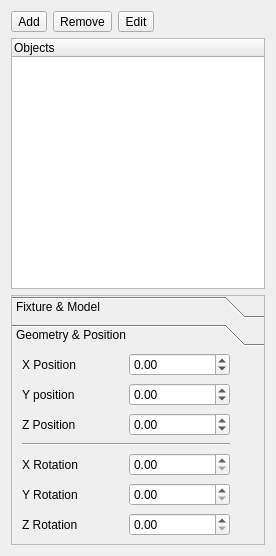
<?xml version="1.0" encoding="UTF-8"?>
<ui version="4.0">
 <class>ObjectsEditor</class>
 <widget class="QWidget" name="ObjectsEditor">
  <property name="geometry">
   <rect>
    <x>0</x>
    <y>0</y>
    <width>276</width>
    <height>556</height>
   </rect>
  </property>
  <property name="sizePolicy">
   <sizepolicy hsizetype="Preferred" vsizetype="Preferred">
    <horstretch>0</horstretch>
    <verstretch>0</verstretch>
   </sizepolicy>
  </property>
  <property name="windowTitle">
   <string>Form</string>
  </property>
  <layout class="QVBoxLayout" name="verticalLayout_2">
   <item>
    <layout class="QVBoxLayout" name="verticalLayout">
     <item>
      <layout class="QHBoxLayout" name="horizontalLayout">
       <item>
        <widget class="QToolButton" name="m_addButton">
         <property name="text">
          <string>Add</string>
         </property>
         <property name="iconSize">
          <size>
           <width>24</width>
           <height>24</height>
          </size>
         </property>
        </widget>
       </item>
       <item>
        <widget class="QToolButton" name="m_removeButton">
         <property name="text">
          <string>Remove</string>
         </property>
         <property name="iconSize">
          <size>
           <width>24</width>
           <height>24</height>
          </size>
         </property>
        </widget>
       </item>
       <item>
        <widget class="QToolButton" name="m_editButton">
         <property name="text">
          <string>Edit</string>
         </property>
         <property name="iconSize">
          <size>
           <width>24</width>
           <height>24</height>
          </size>
         </property>
        </widget>
       </item>
       <item>
        <spacer name="horizontalSpacer">
         <property name="orientation">
          <enum>Qt::Horizontal</enum>
         </property>
         <property name="sizeHint" stdset="0">
          <size>
           <width>40</width>
           <height>20</height>
          </size>
         </property>
        </spacer>
       </item>
      </layout>
     </item>
     <item>
      <widget class="QTreeWidget" name="m_objectsTree">
       <property name="sizePolicy">
        <sizepolicy hsizetype="Expanding" vsizetype="Expanding">
         <horstretch>0</horstretch>
         <verstretch>0</verstretch>
        </sizepolicy>
       </property>
       <property name="lineWidth">
        <number>2</number>
       </property>
       <property name="midLineWidth">
        <number>1</number>
       </property>
       <column>
        <property name="text">
         <string>Objects</string>
        </property>
       </column>
      </widget>
     </item>
     <item>
      <widget class="QToolBox" name="m_propsToolBox">
       <property name="frameShape">
        <enum>QFrame::StyledPanel</enum>
       </property>
       <property name="frameShadow">
        <enum>QFrame::Sunken</enum>
       </property>
       <property name="currentIndex">
        <number>1</number>
       </property>
       <widget class="QWidget" name="m_fixmodPage">
        <property name="geometry">
         <rect>
          <x>0</x>
          <y>0</y>
          <width>254</width>
          <height>190</height>
         </rect>
        </property>
        <attribute name="label">
         <string>Fixture &amp;&amp; Model</string>
        </attribute>
        <widget class="QWidget" name="layoutWidget">
         <property name="geometry">
          <rect>
           <x>10</x>
           <y>0</y>
           <width>208</width>
           <height>51</height>
          </rect>
         </property>
         <layout class="QGridLayout" name="gridLayout">
          <item row="1" column="1">
           <widget class="QLabel" name="m_modelNameLabel">
            <property name="sizePolicy">
             <sizepolicy hsizetype="Preferred" vsizetype="Fixed">
              <horstretch>0</horstretch>
              <verstretch>0</verstretch>
             </sizepolicy>
            </property>
            <property name="text">
             <string/>
            </property>
           </widget>
          </item>
          <item row="1" column="0">
           <widget class="QLabel" name="m_fixtureLabel">
            <property name="sizePolicy">
             <sizepolicy hsizetype="Preferred" vsizetype="Fixed">
              <horstretch>0</horstretch>
              <verstretch>0</verstretch>
             </sizepolicy>
            </property>
            <property name="text">
             <string>Fixture name:</string>
            </property>
           </widget>
          </item>
          <item row="0" column="0">
           <widget class="QLabel" name="m_modelLabel">
            <property name="sizePolicy">
             <sizepolicy hsizetype="Preferred" vsizetype="Fixed">
              <horstretch>0</horstretch>
              <verstretch>0</verstretch>
             </sizepolicy>
            </property>
            <property name="text">
             <string>Model Name:</string>
            </property>
           </widget>
          </item>
          <item row="0" column="1">
           <widget class="QLineEdit" name="m_modelNameEdit"/>
          </item>
         </layout>
        </widget>
       </widget>
       <widget class="QWidget" name="m_geoposPage">
        <property name="geometry">
         <rect>
          <x>0</x>
          <y>0</y>
          <width>254</width>
          <height>190</height>
         </rect>
        </property>
        <attribute name="label">
         <string>Geometry &amp;&amp; Position</string>
        </attribute>
        <widget class="QWidget" name="gridLayoutWidget">
         <property name="geometry">
          <rect>
           <x>10</x>
           <y>0</y>
           <width>208</width>
           <height>185</height>
          </rect>
         </property>
         <layout class="QGridLayout" name="gridLayout_2">
          <item row="1" column="0">
           <widget class="QLabel" name="m_yposLabel">
            <property name="text">
             <string>Y position</string>
            </property>
           </widget>
          </item>
          <item row="4" column="0">
           <widget class="QLabel" name="m_xrotationLabel">
            <property name="text">
             <string>X Rotation</string>
            </property>
           </widget>
          </item>
          <item row="2" column="0">
           <widget class="QLabel" name="m_zposLabel">
            <property name="text">
             <string>Z Position</string>
            </property>
           </widget>
          </item>
          <item row="3" column="0" colspan="2">
           <widget class="Line" name="line">
            <property name="orientation">
             <enum>Qt::Horizontal</enum>
            </property>
           </widget>
          </item>
          <item row="0" column="0">
           <widget class="QLabel" name="m_xposLabel">
            <property name="text">
             <string>X Position</string>
            </property>
           </widget>
          </item>
          <item row="5" column="0">
           <widget class="QLabel" name="m_yrotationLabel">
            <property name="text">
             <string>Y Rotation</string>
            </property>
           </widget>
          </item>
          <item row="6" column="0">
           <widget class="QLabel" name="m_zrotationLabel">
            <property name="text">
             <string>Z Rotation</string>
            </property>
           </widget>
          </item>
          <item row="0" column="1">
           <widget class="QDoubleSpinBox" name="m_xposSpin">
            <property name="minimum">
             <double>-99.989999999999995</double>
            </property>
            <property name="singleStep">
             <double>0.500000000000000</double>
            </property>
           </widget>
          </item>
          <item row="1" column="1">
           <widget class="QDoubleSpinBox" name="m_yposSpin">
            <property name="minimum">
             <double>-99.989999999999995</double>
            </property>
            <property name="singleStep">
             <double>0.500000000000000</double>
            </property>
           </widget>
          </item>
          <item row="2" column="1">
           <widget class="QDoubleSpinBox" name="m_zposSpin">
            <property name="minimum">
             <double>-99.989999999999995</double>
            </property>
            <property name="singleStep">
             <double>0.500000000000000</double>
            </property>
           </widget>
          </item>
          <item row="4" column="1">
           <widget class="QDoubleSpinBox" name="m_xrotationSpin">
            <property name="minimum">
             <double>0.000000000000000</double>
            </property>
            <property name="maximum">
             <double>360.000000000000000</double>
            </property>
           </widget>
          </item>
          <item row="5" column="1">
           <widget class="QDoubleSpinBox" name="m_yrotationSpin">
            <property name="minimum">
             <double>0.000000000000000</double>
            </property>
            <property name="maximum">
             <double>360.000000000000000</double>
            </property>
           </widget>
          </item>
          <item row="6" column="1">
           <widget class="QDoubleSpinBox" name="m_zrotationSpin">
            <property name="maximum">
             <double>360.000000000000000</double>
            </property>
           </widget>
          </item>
         </layout>
        </widget>
       </widget>
      </widget>
     </item>
    </layout>
   </item>
  </layout>
 </widget>
 <resources/>
 <connections>
  <connection>
   <sender>m_addButton</sender>
   <signal>clicked()</signal>
   <receiver>ObjectsEditor</receiver>
   <slot>slotAddModel()</slot>
   <hints>
    <hint type="sourcelabel">
     <x>50</x>
     <y>32</y>
    </hint>
    <hint type="destinationlabel">
     <x>124</x>
     <y>249</y>
    </hint>
   </hints>
  </connection>
  <connection>
   <sender>m_xposSpin</sender>
   <signal>valueChanged(double)</signal>
   <receiver>ObjectsEditor</receiver>
   <slot>slotXpositionChanged(double)</slot>
   <hints>
    <hint type="sourcelabel">
     <x>156</x>
     <y>379</y>
    </hint>
    <hint type="destinationlabel">
     <x>150</x>
     <y>790</y>
    </hint>
   </hints>
  </connection>
  <connection>
   <sender>m_yposSpin</sender>
   <signal>valueChanged(double)</signal>
   <receiver>ObjectsEditor</receiver>
   <slot>slotYpositionChanged(double)</slot>
   <hints>
    <hint type="sourcelabel">
     <x>183</x>
     <y>403</y>
    </hint>
    <hint type="destinationlabel">
     <x>27</x>
     <y>758</y>
    </hint>
   </hints>
  </connection>
  <connection>
   <sender>m_zposSpin</sender>
   <signal>valueChanged(double)</signal>
   <receiver>ObjectsEditor</receiver>
   <slot>slotZpositionChanged(double)</slot>
   <hints>
    <hint type="sourcelabel">
     <x>203</x>
     <y>433</y>
    </hint>
    <hint type="destinationlabel">
     <x>39</x>
     <y>772</y>
    </hint>
   </hints>
  </connection>
  <connection>
   <sender>m_removeButton</sender>
   <signal>clicked()</signal>
   <receiver>ObjectsEditor</receiver>
   <slot>slotDeleteModel()</slot>
   <hints>
    <hint type="sourcelabel">
     <x>121</x>
     <y>32</y>
    </hint>
    <hint type="destinationlabel">
     <x>43</x>
     <y>802</y>
    </hint>
   </hints>
  </connection>
  <connection>
   <sender>m_xrotationSpin</sender>
   <signal>valueChanged(double)</signal>
   <receiver>ObjectsEditor</receiver>
   <slot>slotXrotationChanged(double)</slot>
   <hints>
    <hint type="sourcelabel">
     <x>175</x>
     <y>472</y>
    </hint>
    <hint type="destinationlabel">
     <x>104</x>
     <y>741</y>
    </hint>
   </hints>
  </connection>
  <connection>
   <sender>m_yrotationSpin</sender>
   <signal>valueChanged(double)</signal>
   <receiver>ObjectsEditor</receiver>
   <slot>slotYrotationChanged(double)</slot>
   <hints>
    <hint type="sourcelabel">
     <x>170</x>
     <y>495</y>
    </hint>
    <hint type="destinationlabel">
     <x>145</x>
     <y>735</y>
    </hint>
   </hints>
  </connection>
  <connection>
   <sender>m_zrotationSpin</sender>
   <signal>valueChanged(double)</signal>
   <receiver>ObjectsEditor</receiver>
   <slot>slotZrotationChanged(double)</slot>
   <hints>
    <hint type="sourcelabel">
     <x>177</x>
     <y>526</y>
    </hint>
    <hint type="destinationlabel">
     <x>137</x>
     <y>277</y>
    </hint>
   </hints>
  </connection>
 </connections>
 <slots>
  <slot>slotXpositionChanged(double)</slot>
  <slot>slotYpositionChanged(double)</slot>
  <slot>slotZpositionChanged(double)</slot>
  <slot>slotDeleteModel()</slot>
  <slot>slotXrotationChanged(double)</slot>
  <slot>slotYrotationChanged(double)</slot>
  <slot>slotZrotationChanged(double)</slot>
 </slots>
</ui>
